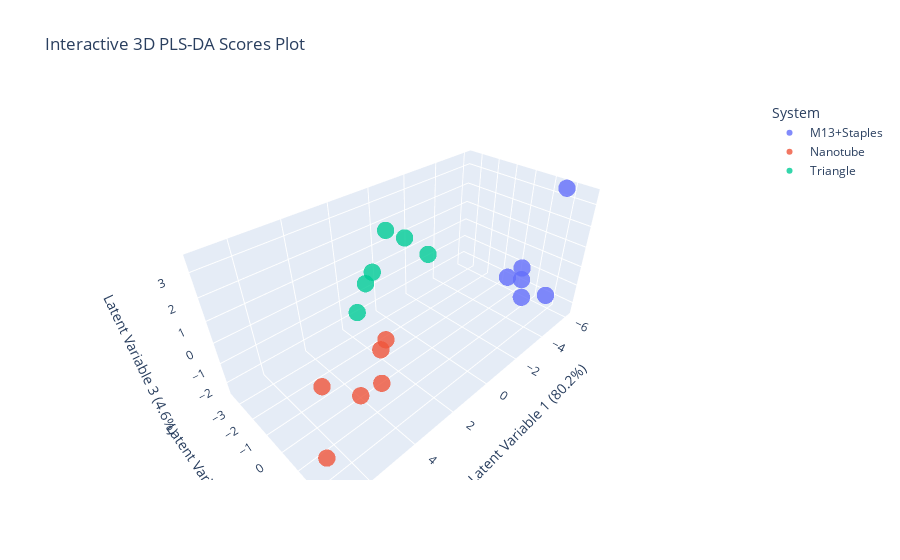

The notebook cell this image was saved under:
### Code cell
# =============================================================================
# --- Part 0: Header and Abstract ---
# =============================================================================
"""
# Machine Learning for DNA Origami Shape Discrimination

**Author:** Yigit
**Date:** September 2025

## Abstract
This script details the machine learning workflow used to classify three distinct
DNA origami nanostructures (`M13+Staples`, `Nanotube`, `Triangle`) based on their
dynamic fluorescence recovery profiles from an 11-nanosensor array. The core
of this analysis is a feature engineering strategy called the **"Slope Model"**,
which transforms raw time-series data into features representing the rate of
fluorescence change. The superiority of this approach over using raw data is
explicitly demonstrated. The engineered features are then used to train and
evaluate two complementary supervised learning models: **Random Forest (RF)** for
classification and **Partial Least Squares Discriminant Analysis (PLS-DA)**
for visualizing class separation.
"""

# =============================================================================
# --- Part 1: Setup and Library Imports ---
# =============================================================================

# --- Data and Math Libraries ---
import pandas as pd
import numpy as np

# --- Visualization Libraries ---
import seaborn as sns
import matplotlib.pyplot as plt
from matplotlib.patches import Ellipse
from matplotlib import transforms
import plotly.express as px

# --- Scikit-Learn for Machine Learning ---
from sklearn.preprocessing import LabelEncoder
from sklearn.model_selection import StratifiedKFold, cross_val_score, cross_val_predict
from sklearn.ensemble import RandomForestClassifier
from sklearn.cross_decomposition import PLSRegression
from sklearn.metrics import classification_report, confusion_matrix

# =============================================================================
# --- Part 2: Helper Functions ---
# =============================================================================

def confidence_ellipse(x, y, ax, n_std=2.0, facecolor='none', **kwargs):
    """
    Create a plot of the covariance confidence ellipse of *x* and *y*.
    Represents the 95% confidence interval by default (n_std=2.0).
    """
    if x.size != y.size:
        raise ValueError("x and y must be the same size")

    cov = np.cov(x, y)
    pearson = cov[0, 1] / np.sqrt(cov[0, 0] * cov[1, 1])

    ell_radius_x = np.sqrt(1 + pearson)
    ell_radius_y = np.sqrt(1 - pearson)
    ellipse = Ellipse((0, 0), width=ell_radius_x * 2, height=ell_radius_y * 2,
                      facecolor=facecolor, **kwargs)

    scale_x = np.sqrt(cov[0, 0]) * n_std
    mean_x = np.mean(x)

    scale_y = np.sqrt(cov[1, 1]) * n_std
    mean_y = np.mean(y)

    transf = transforms.Affine2D() \
        .rotate_deg(45) \
        .scale(scale_x, scale_y) \
        .translate(mean_x, mean_y)

    ellipse.set_transform(transf + ax.transData)
    return ax.add_patch(ellipse)

def calculate_explained_variance(model, X, y_encoded):
    """Calculate the variance explained by each individual PLS component."""
    total_variance = np.sum(np.var(X, axis=0))

    # Calculate cumulative variance for each number of components
    cumulative_var = []
    for i in range(1, model.n_components + 1):
        pls_model = PLSRegression(n_components=i)
        pls_model.fit(X, y_encoded)
        X_transformed = pls_model.transform(X)
        X_reconstructed = pls_model.inverse_transform(X_transformed)
        var_explained = 100 * (1 - np.sum(np.var(X - X_reconstructed, axis=0)) / total_variance)
        cumulative_var.append(var_explained)

    # Calculate individual component contributions
    component_var = [cumulative_var[0]]
    for i in range(1, len(cumulative_var)):
        component_var.append(cumulative_var[i] - cumulative_var[i - 1])

    return component_var

# =============================================================================
# --- Part 3: Data Loading and Preprocessing ---
# =============================================================================
print("--- Part 3: Loading and Reshaping Data ---")
df_long = pd.read_excel('Fluorescence_recovery_24-32_min_updated.xlsx', sheet_name='Combined data')
df_long.columns = df_long.columns.str.strip()

# Reshape from long to wide format, creating one row per experimental replicate
df_wide = df_long.pivot_table(
    index=['System', 'Replicate'],
    columns='Time',
    values=[col for col in df_long.columns if '-nGO' in col]
)
df_wide.columns = [f'{sensor}_{time}' for sensor, time in df_wide.columns]
df_wide = df_wide.reset_index()
print(f"Data successfully reshaped into wide format with shape: {df_wide.shape}\n")

# =============================================================================
# --- Part 4: Feature Engineering (The "Slope Model") ---
# =============================================================================
print("--- Part 4: Engineering 'Slope' Features ---")
# Initialize an empty DataFrame to hold the new dynamic features
X_slopes = pd.DataFrame()

# Get the base names of the 11 nanosensors
base_sensors = [col.replace('_24', '') for col in df_wide.columns if col.endswith('_24')]
base_sensors = [s for s in base_sensors if '-nGO' in s]

# Loop through each sensor to create its five dynamic features
for sensor in base_sensors:
    X_slopes[f'{sensor}_initial'] = df_wide[f'{sensor}_24']
    X_slopes[f'{sensor}_slope_24_26'] = df_wide[f'{sensor}_26'] - df_wide[f'{sensor}_24']
    X_slopes[f'{sensor}_slope_26_28'] = df_wide[f'{sensor}_28'] - df_wide[f'{sensor}_26']
    X_slopes[f'{sensor}_slope_28_30'] = df_wide[f'{sensor}_30'] - df_wide[f'{sensor}_28']
    X_slopes[f'{sensor}_slope_30_32'] = df_wide[f'{sensor}_32'] - df_wide[f'{sensor}_30']

print(f"Successfully created {X_slopes.shape[1]} engineered features.")
X_slopes.to_excel('slopes_features.xlsx', index=False)
print("The engineered features DataFrame 'X_slopes' has been saved to 'slopes_features.xlsx'\n")

# =============================================================================
# --- Part 5: Target Variable Preparation ---
# =============================================================================
y = df_wide['System']
le = LabelEncoder()
y_encoded = le.fit_transform(y)

# =============================================================================
# --- Part 6: Model Comparison & Justification ---
# =============================================================================
print("--- Part 6: Comparing Raw Data Model vs. Engineered Slope Model ---")

# Define the two feature sets to be compared
X_raw = df_wide.drop(columns=['System', 'Replicate']) # 55 raw fluorescence values
# X_slopes is the DataFrame with 55 engineered features from Part 4

# Define the Random Forest models and the cross-validator
raw_model_rf = RandomForestClassifier(n_estimators=100, random_state=42)
slopes_model_rf = RandomForestClassifier(n_estimators=100, random_state=42)
skf = StratifiedKFold(n_splits=3, shuffle=True, random_state=42)

# Evaluate both models using stratified cross-validation
scores_raw = cross_val_score(raw_model_rf, X_raw, y_encoded, cv=skf)
scores_slopes = cross_val_score(slopes_model_rf, X_slopes, y_encoded, cv=skf)

# Print the final performance comparison
print("\n--- Final Model Performance Comparison ---")
print(f"1. Raw Data Model:    Accuracy = {np.mean(scores_raw):.2%} (± {np.std(scores_raw):.2%})")
print(f"2. Slope Feature Model: Accuracy = {np.mean(scores_slopes):.2%} (± {np.std(scores_slopes):.2%})")
print("\nConclusion: The Slope Model provides a significant improvement in accuracy.")
print("All subsequent analysis will be performed using the superior Slope Model features.\n")


# =============================================================================
# --- Part 7: Detailed Performance of the Slope Model ---
# =============================================================================
print("--- Part 7: Detailed Evaluation of the Final Slope Model ---")

# Get fair predictions using the already defined slope model and CV splitter
cv_predictions = cross_val_predict(slopes_model_rf, X_slopes, y_encoded, cv=skf)

# Generate and print the detailed classification report
print("\nClassification Report:")
report = classification_report(y_encoded, cv_predictions, target_names=le.classes_)
print(report)

# Generate and plot the confusion matrix
print("\nConfusion Matrix:")
cm = confusion_matrix(y_encoded, cv_predictions)
plt.figure(figsize=(8, 6))
sns.heatmap(cm, annot=True, fmt='d', cmap='Blues', xticklabels=le.classes_, yticklabels=le.classes_)
plt.title('Confusion Matrix for the \"Slopes Model\"', fontsize=16)
plt.ylabel('Actual System', fontsize=12)
plt.xlabel('Predicted System', fontsize=12)
plt.savefig('confusion_matrix.eps', format='eps', bbox_inches='tight')
plt.show()

# =============================================================================
# --- Part 8: PLS-DA Visualization of Class Separation ---
# =============================================================================

# --- 8.1: 2D PLS-DA with Confidence Ellipses ---
print("\n--- 8.1: 2D PLS-DA with Confidence Ellipses ---")
# Fit the PLS-DA model with 2 components for visualization
plsda_2d = PLSRegression(n_components=2)
plsda_2d.fit(X_slopes, y_encoded)

# Calculate explained variance for each of the 2 components
component_var_2d = calculate_explained_variance(plsda_2d, X_slopes, y_encoded)

# Get the scores (projections onto the latent variables)
scores_2d = plsda_2d.transform(X_slopes)
scores_df_2d = pd.DataFrame(data=scores_2d, columns=['Latent Variable 1', 'Latent Variable 2'])
scores_df_2d['System'] = y

# Create the plot with the 95% confidence ellipses
fig, ax = plt.subplots(figsize=(10, 8))
palette = sns.color_palette()
sns.scatterplot(
    data=scores_df_2d, x='Latent Variable 1', y='Latent Variable 2', hue='System',
    palette=palette, s=100, ax=ax
)

# Add an ellipse for each group
for i, system in enumerate(scores_df_2d['System'].unique()):
    group_data = scores_df_2d[scores_df_2d['System'] == system]
    confidence_ellipse(
        group_data['Latent Variable 1'], group_data['Latent Variable 2'], ax,
        n_std=2, edgecolor=palette[i], linewidth=2
    )

ax.set_title('PLS-DA Scores Plot with 95% Confidence Ellipses', fontsize=16)
ax.set_xlabel(f'Latent Variable 1 (Explains {component_var_2d[0]:.1f}% of Variance)', fontsize=12)
ax.set_ylabel(f'Latent Variable 2 (Explains {component_var_2d[1]:.1f}% of Variance)', fontsize=12)
ax.axhline(0, color='grey', linestyle='--')
ax.axvline(0, color='grey', linestyle='--')
ax.grid(True, linestyle='--', alpha=0.6)
plt.savefig('plsda_2d.eps', format='eps', bbox_inches='tight')
plt.show()

# --- 8.2: 3D Interactive PLS-DA Plot ---
print("\n--- 8.2: 3D Interactive PLS-DA Plot ---")
# Fit the PLS-DA model with 3 components
plsda_3d = PLSRegression(n_components=3).fit(X_slopes, y_encoded)
scores_3d = plsda_3d.transform(X_slopes)
scores_df_3d = pd.DataFrame(data=scores_3d, columns=['LV1', 'LV2', 'LV3'])
scores_df_3d['System'] = y

# Calculate explained variance for the 3 components
component_var_3d = calculate_explained_variance(plsda_3d, X_slopes, y_encoded)

# Create the interactive 3D plot using Plotly Express
fig_3d = px.scatter_3d(
    scores_df_3d,
    x='LV1', y='LV2', z='LV3',
    color='System',
    title='Interactive 3D PLS-DA Scores Plot',
    labels={
        'LV1': f'Latent Variable 1 ({component_var_3d[0]:.1f}%)',
        'LV2': f'Latent Variable 2 ({component_var_3d[1]:.1f}%)',
        'LV3': f'Latent Variable 3 ({component_var_3d[2]:.1f}%)'
    }
)
fig_3d.update_traces(marker=dict(size=6, opacity=0.8))
fig_3d.show()

# =============================================================================
# --- Part 9: Analysis Complete ---
# =============================================================================
print("\n--- Analysis Complete ---")

### Figure 1 — Plotly figure (JSON) as saved in the notebook; plotly's stock layout.template omitted (floating-point values rounded to 4 significant figures)
{"data": [{"hovertemplate": "System=M13+Staples<br>Latent Variable 1 (80.2%)=%{x}<br>Latent Variable 2 (4.0%)=%{y}<br>Latent Variable 3 (4.6%)=%{z}<extra></extra>", "legendgroup": "M13+Staples", "marker": {"color": "#636efa", "opacity": 0.8, "size": 6, "symbol": "circle"}, "mode": "markers", "name": "M13+Staples", "scene": "scene", "showlegend": true, "type": "scatter3d", "x": [-6.048, -4.714, -4.348, -5.885, -4.805, -5.281], "y": [1.762, 0.3442, 1.307, 0.3567, 1.183, 2.128], "z": [3.475, -0.9743, -0.4764, -0.9816, -1.755, -1.402]}, {"hovertemplate": "System=Nanotube<br>Latent Variable 1 (80.2%)=%{x}<br>Latent Variable 2 (4.0%)=%{y}<br>Latent Variable 3 (4.6%)=%{z}<extra></extra>", "legendgroup": "Nanotube", "marker": {"color": "#EF553B", "opacity": 0.8, "size": 6, "symbol": "circle"}, "mode": "markers", "name": "Nanotube", "scene": "scene", "showlegend": true, "type": "scatter3d", "x": [3.329, 2.99, 4.222, 7.027, 6.55, 4.826], "y": [0.889, 0.1568, 1.632, 2.776, 1.37, 1.211], "z": [0.4918, -0.6735, -0.4189, 2.429, -2.432, -0.8798]}, {"hovertemplate": "System=Triangle<br>Latent Variable 1 (80.2%)=%{x}<br>Latent Variable 2 (4.0%)=%{y}<br>Latent Variable 3 (4.6%)=%{z}<extra></extra>", "legendgroup": "Triangle", "marker": {"color": "#00cc96", "opacity": 0.8, "size": 6, "symbol": "circle"}, "mode": "markers", "name": "Triangle", "scene": "scene", "showlegend": true, "type": "scatter3d", "x": [-0.8731, -0.5905, 1.284, 0.9827, 0.6619, 0.6713], "y": [-2.57, -0.9016, -3.505, -1.613, -2.997, -3.529], "z": [1.479, 1.487, -1.89, 2.892, 0.2407, -0.6102]}], "layout": {"legend": {"title": {"text": "System"}, "tracegroupgap": 0}, "scene": {"domain": {"x": [0, 1], "y": [0, 1]}, "xaxis": {"title": {"text": "Latent Variable 1 (80.2%)"}}, "yaxis": {"title": {"text": "Latent Variable 2 (4.0%)"}}, "zaxis": {"title": {"text": "Latent Variable 3 (4.6%)"}}}, "title": {"text": "Interactive 3D PLS-DA Scores Plot"}}}
